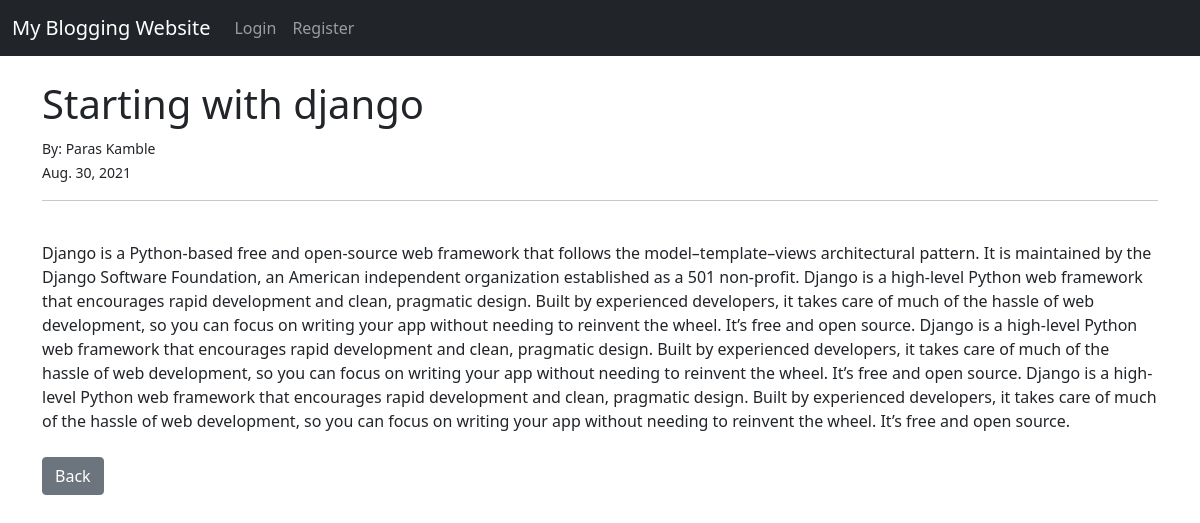
The app's page /article/1 with its own data.
### blog/models.py (models this page shows, shortened)
class Post(models.Model):
	title = models.CharField(max_length=255)
	title_tag = models.CharField(max_length=255, default="")
	author = models.ForeignKey(User, on_delete=models.CASCADE)
	body = models.TextField()
	post_date = models.DateField(auto_now_add=True)

### blog/views.py (the view)
# urls.py: path('article/<int:pk>', ArticleDetailView.as_view(), name='article-detail'),
class ArticleDetailView(DetailView):
	model = Post
	template_name = 'article_details.html'

### blog/templates/article_details.html (shortened to what this page needs)
{% extends 'base.html' %}
{% block content %}
<h1>{{ post.title }}</h1>
<small>By: {{ post.author.first_name }} {{ post.author.last_name }}
<br/>{{ post.post_date }}
</small><br/>
<hr>
<br/>
{{ post.body }}
<br/>
<br/>
<a href="{% url 'home' %}" class="btn btn-secondary">Back</a>
{% endblock %}

### records on screen
Post: title "Starting with django", author.first_name "Paras", author.last_name "Kamble", post_date "Aug. 30, 2021", body "Django is a Python-based free and open-source web framework that follows the model–template–views architectural pattern. It is maintained by the Django Software Foundation, an American independent organization established as a 501 non-profit. Django is a high-level Python web framework that encourages rapid development and clean, pragmatic design. Built by experienced developers, it takes care of much of the hassle of web development, so you can focus on writing your app without needing to reinvent the wheel. It’s free and open source. Django is a high-level Python web framework that encourages rapid development and clean, pragmatic design. Built by experienced developers, it takes care of…"
